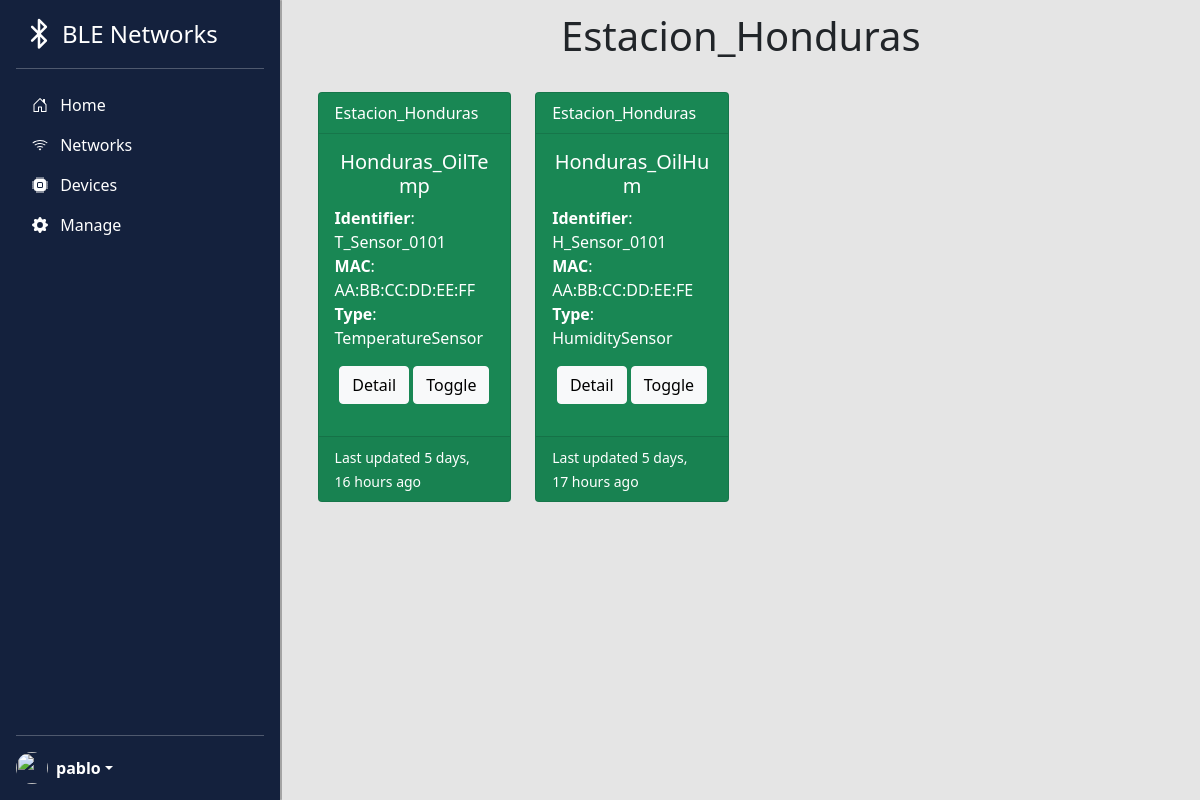
Before: /bledevices/network/1 (signed in) with the older database file.
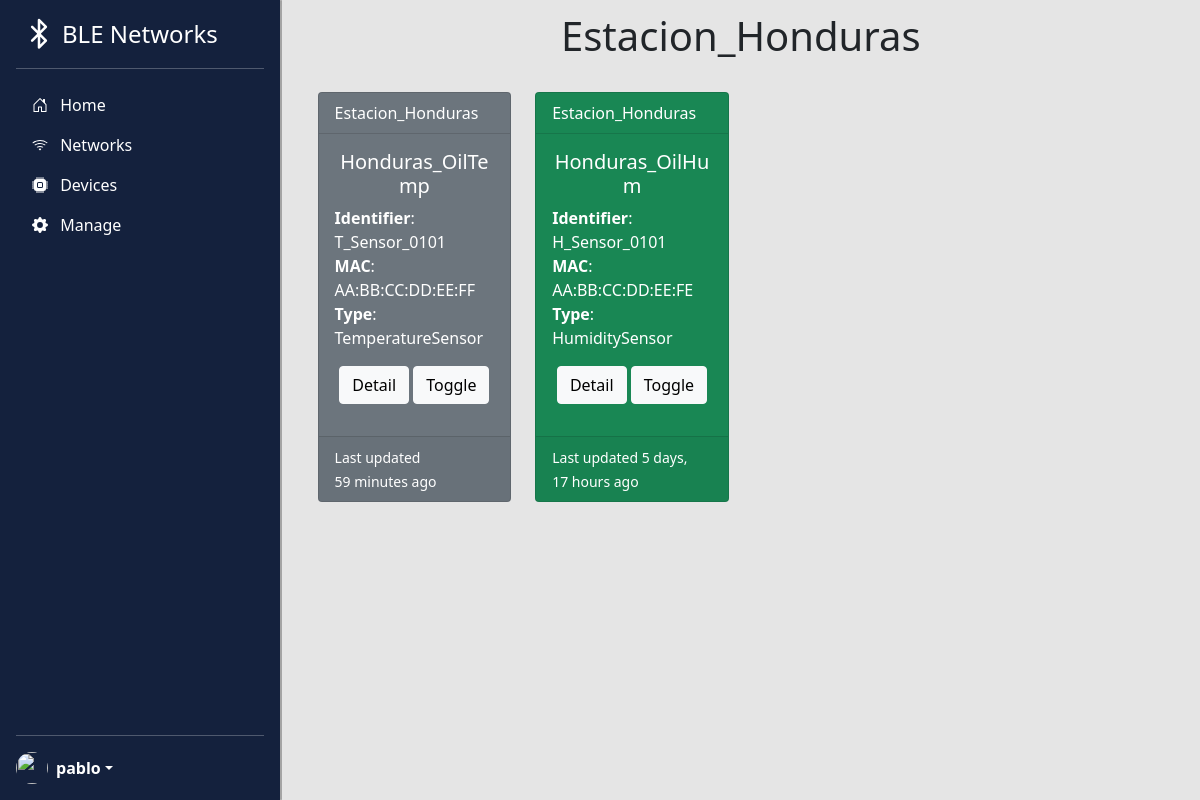
After: the same page with the newer database file.
### bledevices/models.py (models this page shows, shortened)
class BleDevice(models.Model):
    identifier = models.CharField(max_length=200,validators=[MinLengthValidator(5, "Identifier must be greater than 4 characters")])
    friendly_name = models.CharField(max_length=200,validators=[MinLengthValidator(2, "Friendly name must be greater than 1 character")])
    mac = models.CharField(max_length=17,validators=[RegexValidator(regex=MAC_REGEX,message="Expected format is AA:BB:CC:DD:EE:FF")])
    device_type = models.ForeignKey('BleDeviceType', on_delete=models.CASCADE, null=False)
    network = models.ForeignKey('BleNetwork', on_delete=models.CASCADE, null=False)
    active = models.BooleanField(null=False)
    created_at = models.DateTimeField(auto_now_add=True)
    updated_at = models.DateTimeField(auto_now=True)

class BleNetwork(models.Model):
    name = models.CharField(max_length=200)
    location = models.CharField(max_length=200)
    active = models.BooleanField(null=False)
    created_at = models.DateTimeField(auto_now_add=True)
    updated_at = models.DateTimeField(auto_now=True)

class BleDeviceType(models.Model):
    name = models.CharField(max_length=50,validators=[MinLengthValidator(2, "Name must be greater than 1 character")])
    def __str__(self):
        return self.name

### bledevices/views.py (the view)
# urls.py: path('network/<int:pk>',views.BleNetworkDetailView.as_view(), name='network_detail'),
class BleNetworkDetailView(DetailView):
    model = BleNetwork
    def get_context_data(self, **kwargs):
        context = super().get_context_data(**kwargs)
        context['connected_devices'] = list(kwargs.get('object').bledevice_set.all())
        return context

### home/context_processors.py (called while the page is built)
def settings(request):
    return {
        'settings': django_settings,
    }

### bledevices/templates/bledevices/blenetwork_detail.html (shortened to what this page needs)
{% extends "base_nav.html" %}
{% load humanize %}
{% block main_page %}
<h1 class="text-center mt-2">{{ blenetwork.name }}</h1>
<p>
{% if connected_devices %}
<div class="container">
    <div class="row">
        {% for device in connected_devices %}
        <div class="col-md-6 col-lg-4 col-xl-3 py-2">
            <div {% if device.active %} class = "card h-100 text-white bg-success mb-3" {% else %} class="card h-100 text-white bg-secondary mb-3" {% endif %}">
                <div class="card-header bg-transparent">{{device.network.name}}</div>
                <div class="card-body">
                    <h5 class="card-text text-center">{{ device.friendly_name}}</h5>
                    <p class="card-text">   <strong>Identifier</strong>: {{ device.identifier }} <br>
                                            <strong>MAC</strong>: {{ device.mac }} <br>
                                            <strong>Type</strong>: {{ device.device_type }}</p>
                    <div class="text-center">
                        <a href="{% url 'bledevices:bledevice_detail' device.id %}" class="btn btn-light">Detail</a>
                        <a href="#" class="btn btn-light" onclick="toggle.call(this,event,'{% url 'bledevices:bledevice_toggle' device.id %}', {{ device.id }}); return false;"> Toggle </a>
                    </div>
                </div>
                <div class="card-footer">
                    <small class="text-white">Last updated {{ device.updated_at | naturaltime }}</small>
                </div>
            </div>
        </div>
        {% endfor %}
    </div>
</div>
{% else %}
    <p class="text-center">There are no BLE devices in this network.</p>
{% endif %}
{% endblock %}

Changed rows visible on the page:
changed BleDevice "Honduras_OilTemp": active True → False (drawn); updated_at "5 days, 16 hours ago" → "59 minutes ago"
